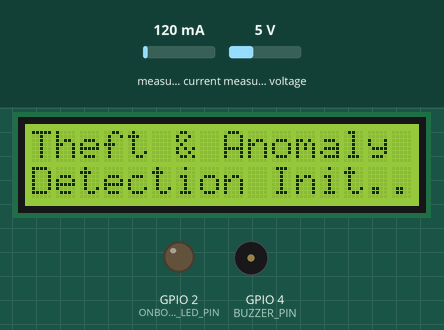
This sketch was run on a simulated ESP32. Parts: 16×2 character LCD, output pins drawn as LEDs (lit = HIGH), buzzer (waves = sounding, pin HIGH). Inputs (shaded band) come from the test bench; at power-on: measured current 120 mA, measured voltage 5 V. What the sketch prints to the serial monitor is not drawn.

Above: at 1.1 s.
At 4.3 s:
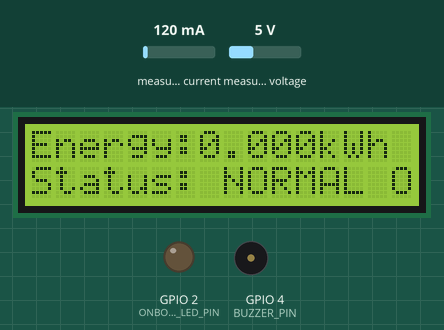
4.4 s: measured current set to 358 mA
At 6.7 s:
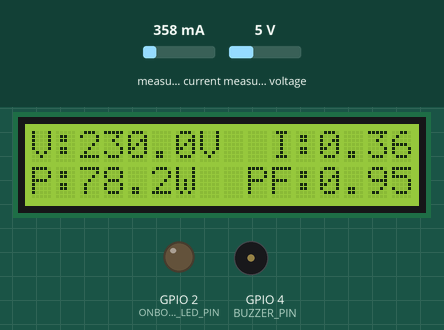
7.4 s: measured current set to 390 mA
At 10.1 s:
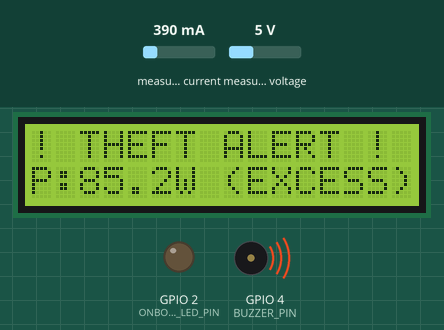
10.4 s: measured current set to 40 mA
At 11.7 s:
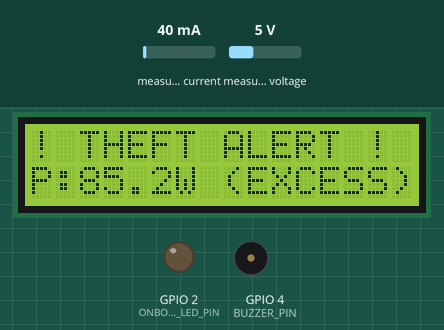
Timing chart, 0 to 13.4 s (numbered marks = the images above; inputs shaded):
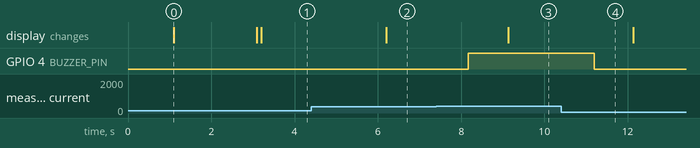

The sketch:

code.ino
```cpp
/*
  ==================================================================================
  Project: Electricity Theft & Abnormal Load Detection System
  Target Hardware: ESP32 Dev Module
  Sensors & Peripherals:
    - PZEM-004T v3.0 (AC Energy Meter)
    - External Current Transformer (CT - 100A)
    - 16x2 I2C LCD Display (Address 0x27 or 0x3F)
    - Test Load: Incandescent / LED Bulb & Bulb Holder
    - Status Indicators: Onboard LED (GPIO 2) / Optional Active Buzzer (GPIO 4)
  ==================================================================================
*/

#include <Wire.h>
#include <LiquidCrystal_I2C.h>
#include <PZEM004Tv30.h>

// ------------------------------ PIN DEFINITIONS ---------------------------------
#define PZEM_RX_PIN 16  // Connect to PZEM TX
#define PZEM_TX_PIN 17  // Connect to PZEM RX
#define ONBOARD_LED_PIN 2   // Built-in LED on ESP32
#define BUZZER_PIN      4   // Optional active buzzer

// --------------------------- THRESHOLD CONFIGURATION ----------------------------
// Set this to your test bulb's rated wattage:
const float RATED_LOAD_WATTS       = 60.0;   // Example: 60W bulb
const float THEFT_MARGIN_PERCENT   = 35.0;   // Trigger threshold: +35% above rated load
const float MIN_DETECTABLE_WATTS   = 3.0;    // Threshold below which circuit is considered idle

const float OVERLOAD_THEFT_LIMIT   = RATED_LOAD_WATTS * (1.0 + (THEFT_MARGIN_PERCENT / 100.0));
const float VOLTAGE_MIN_NORMAL     = 180.0;  // Undervoltage limit (V)
const float VOLTAGE_MAX_NORMAL     = 250.0;  // Overvoltage limit (V)
const float ABNORMAL_LOW_PF        = 0.60;   // Low power factor tamper limit

// -------------------------------- SYSTEM OBJECTS --------------------------------
PZEM004Tv30 pzem(Serial2, PZEM_RX_PIN, PZEM_TX_PIN);
LiquidCrystal_I2C lcd(0x27, 16, 2); // Change to 0x3F if your I2C adapter uses that address

enum SystemStatus {
  STATUS_IDLE,
  STATUS_NORMAL,
  STATUS_THEFT,
  STATUS_ABNORMAL_PF,
  STATUS_VOLTAGE_FAULT
};

SystemStatus currentStatus = STATUS_IDLE;

unsigned long lastPzemReadTime = 0;
const unsigned long PZEM_READ_INTERVAL = 1000;

unsigned long lastLcdSwitchTime = 0;
const unsigned long LCD_PAGE_INTERVAL = 3000;
uint8_t lcdPage = 0;

float voltage     = 0.0;
float current     = 0.0;
float power       = 0.0;
float energy      = 0.0;
float frequency   = 0.0;
float powerFactor = 0.0;

void setup() {
  Serial.begin(115200);
  delay(1000);

  pinMode(ONBOARD_LED_PIN, OUTPUT);
  pinMode(BUZZER_PIN, OUTPUT);
  digitalWrite(ONBOARD_LED_PIN, LOW);
  digitalWrite(BUZZER_PIN, LOW);

  Wire.begin(21, 22);
  lcd.init();
  lcd.backlight();
  lcd.clear();
  lcd.setCursor(0, 0);
  lcd.print("Theft & Anomaly");
  lcd.setCursor(0, 1);
  lcd.print("Detection Init..");
  delay(2000);
  lcd.clear();

  Serial.println("[INFO] System Initialized.");
  Serial.printf("[CONFIG] Rated Load: %.1f W | Theft Limit: > %.1f W\n\n",
                RATED_LOAD_WATTS, OVERLOAD_THEFT_LIMIT);
}

void loop() {
  unsigned long currentMillis = millis();

  if (currentMillis - lastPzemReadTime >= PZEM_READ_INTERVAL) {
    lastPzemReadTime = currentMillis;
    readSensors();
    analyzeLoadAndTheft();
    handleAlertOutputs();
    logDataToSerial();
  }

  if (currentMillis - lastLcdSwitchTime >= LCD_PAGE_INTERVAL) {
    lastLcdSwitchTime = currentMillis;
    lcdPage = (lcdPage + 1) % 2;
    updateDisplay();
  }
}

void readSensors() {
  float v  = pzem.voltage();
  float i  = pzem.current();
  float p  = pzem.power();
  float e  = pzem.energy();
  float f  = pzem.frequency();
  float pf = pzem.pf();

  voltage     = isnan(v)  ? 0.0 : v;
  current     = isnan(i)  ? 0.0 : i;
  power       = isnan(p)  ? 0.0 : p;
  energy      = isnan(e)  ? 0.0 : e;
  frequency   = isnan(f)  ? 0.0 : f;
  powerFactor = isnan(pf) ? 0.0 : pf;
}

void analyzeLoadAndTheft() {
  if (voltage > 0 && (voltage < VOLTAGE_MIN_NORMAL || voltage > VOLTAGE_MAX_NORMAL)) {
    currentStatus = STATUS_VOLTAGE_FAULT;
    return;
  }
  if (power < MIN_DETECTABLE_WATTS) {
    currentStatus = STATUS_IDLE;
    return;
  }
  if (power > OVERLOAD_THEFT_LIMIT) {
    currentStatus = STATUS_THEFT;
    return;
  }
  if (powerFactor > 0.0 && powerFactor < ABNORMAL_LOW_PF) {
    currentStatus = STATUS_ABNORMAL_PF;
    return;
  }
  currentStatus = STATUS_NORMAL;
}

void handleAlertOutputs() {
  if (currentStatus == STATUS_THEFT || currentStatus == STATUS_ABNORMAL_PF) {
    digitalWrite(ONBOARD_LED_PIN, (millis() / 250) % 2);
    digitalWrite(BUZZER_PIN, HIGH);
  } else if (currentStatus == STATUS_VOLTAGE_FAULT) {
    digitalWrite(ONBOARD_LED_PIN, (millis() / 500) % 2);
    digitalWrite(BUZZER_PIN, LOW);
  } else {
    digitalWrite(ONBOARD_LED_PIN, LOW);
    digitalWrite(BUZZER_PIN, LOW);
  }
}

void updateDisplay() {
  lcd.clear();

  if (currentStatus == STATUS_THEFT) {
    lcd.setCursor(0, 0);
    lcd.print("! THEFT ALERT !");
    lcd.setCursor(0, 1);
    lcd.printf("P:%.1fW (EXCESS)", power);
    return;
  }
  if (currentStatus == STATUS_ABNORMAL_PF) {
    lcd.setCursor(0, 0);
    lcd.print("! ABNORMAL LOAD !");
    lcd.setCursor(0, 1);
    lcd.printf("PF:%.2f (LOW PF)", powerFactor);
    return;
  }
  if (currentStatus == STATUS_VOLTAGE_FAULT) {
    lcd.setCursor(0, 0);
    lcd.print("! VOLTAGE FAULT !");
    lcd.setCursor(0, 1);
    lcd.printf("V: %.1fV Check Mains", voltage);
    return;
  }

  if (lcdPage == 0) {
    lcd.setCursor(0, 0);
    lcd.printf("V:%.1fV  I:%.2fA", voltage, current);
    lcd.setCursor(0, 1);
    lcd.printf("P:%.1fW  PF:%.2f", power, powerFactor);
  } else {
    lcd.setCursor(0, 0);
    lcd.printf("Energy:%.3fkWh", energy);
    lcd.setCursor(0, 1);
    lcd.print(currentStatus == STATUS_IDLE ? "Status: STANDBY" : "Status: NORMAL OK");
  }
}

void logDataToSerial() {
  Serial.printf("V: %.1f V | I: %.3f A | P: %.1f W | E: %.3f kWh | PF: %.2f | Status: ",
                voltage, current, power, energy, powerFactor);
  switch (currentStatus) {
    case STATUS_IDLE:        Serial.println("[IDLE]"); break;
    case STATUS_NORMAL:      Serial.println("[NORMAL OK]"); break;
    case STATUS_THEFT:       Serial.println("[*** THEFT DETECTED - EXCESS LOAD ***]"); break;
    case STATUS_ABNORMAL_PF: Serial.println("[*** ABNORMAL LOAD - LOW PF ***]"); break;
    case STATUS_VOLTAGE_FAULT: Serial.println("[*** VOLTAGE FAULT ***]"); break;
  }
}
```

Measured:
- the behaviour switches between 370 and 371 mA on measured current (found by bisection; images 2 and 3)
- after the input at 4.4 s, the display: changes after 1.8 s (image 2)
- after the input at 7.4 s, GPIO 4 (BUZZER_PIN): LOW → HIGH after 0.77 s; the display: changes after 1.7 s (image 3)
- after the input at 10.4 s, GPIO 4 (BUZZER_PIN): HIGH → LOW after 0.80 s
- what the display in image 0 shows lasts 2.0 s, from 1.1 s to 3.1 s
